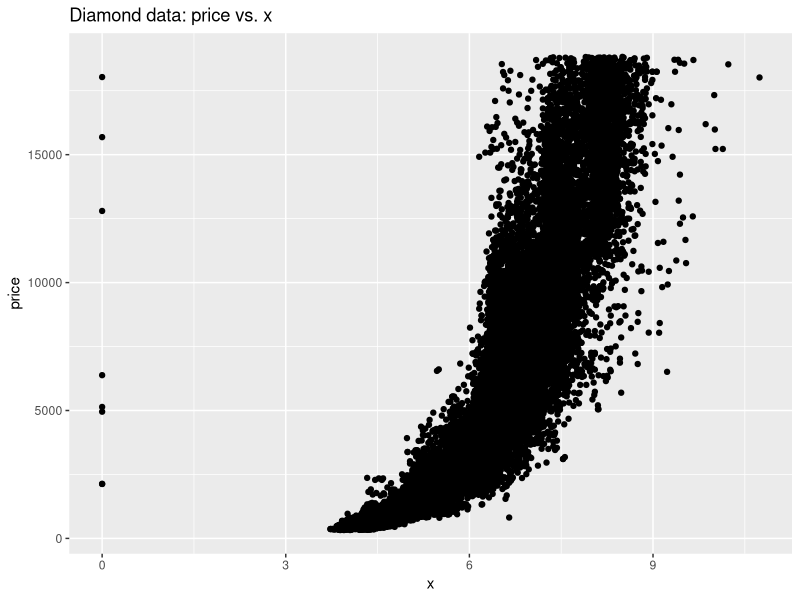
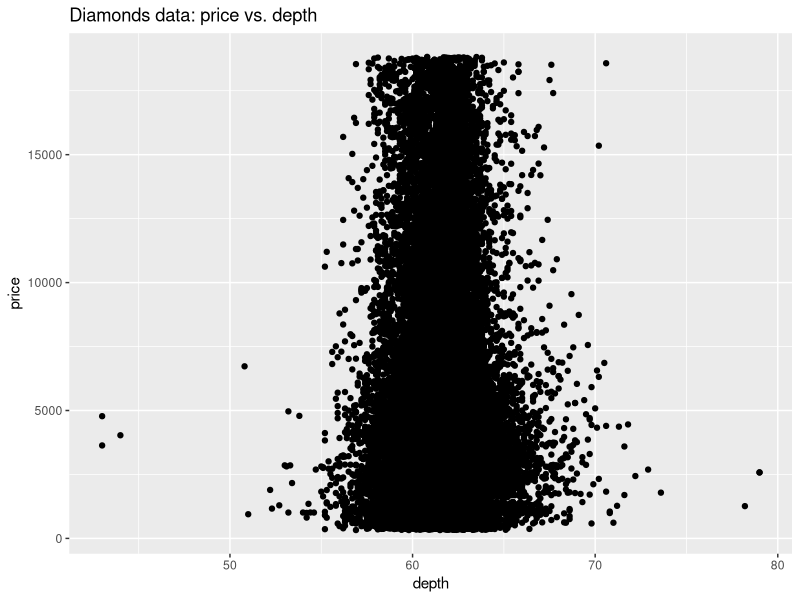
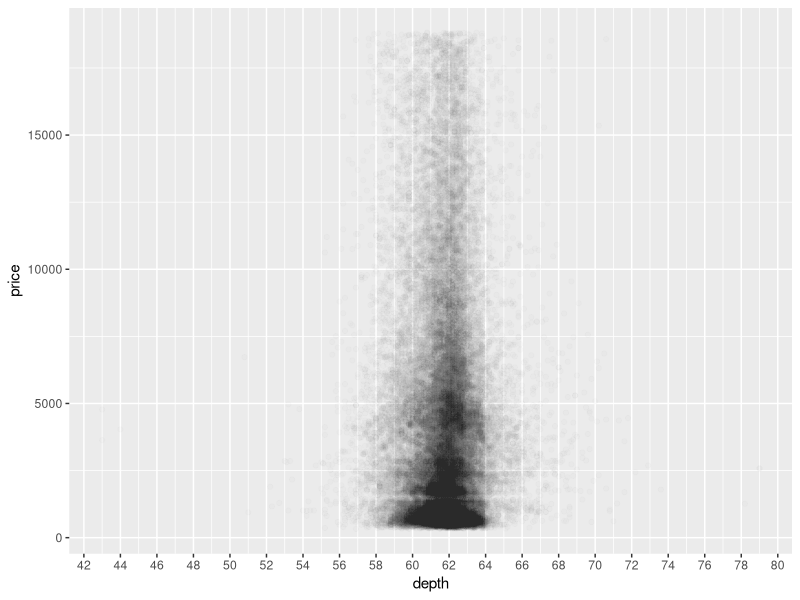
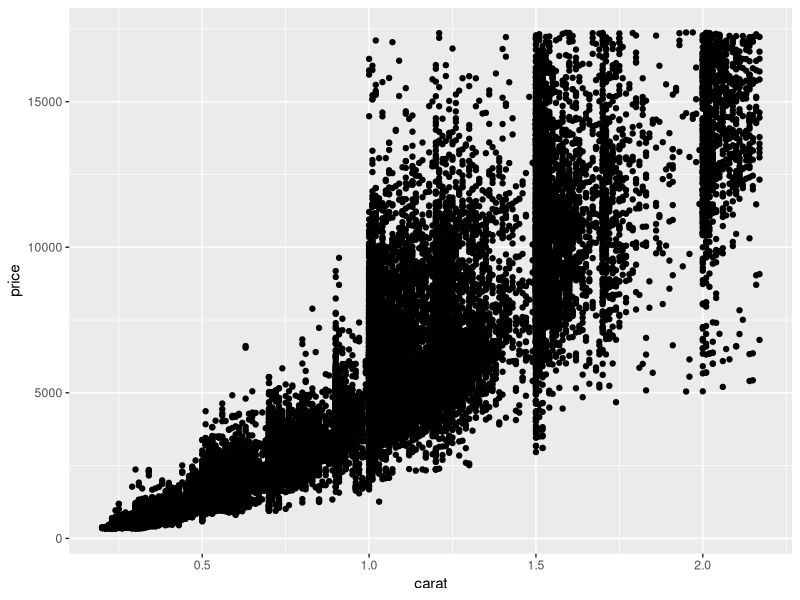
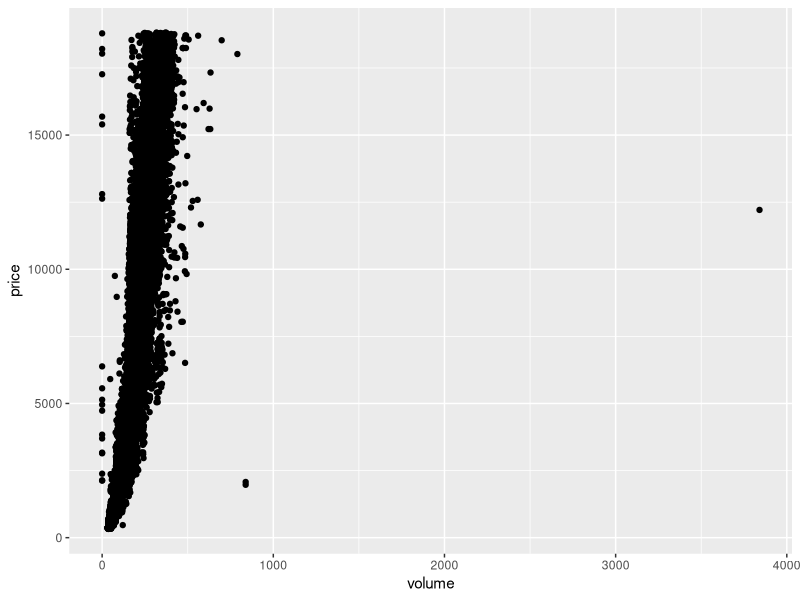
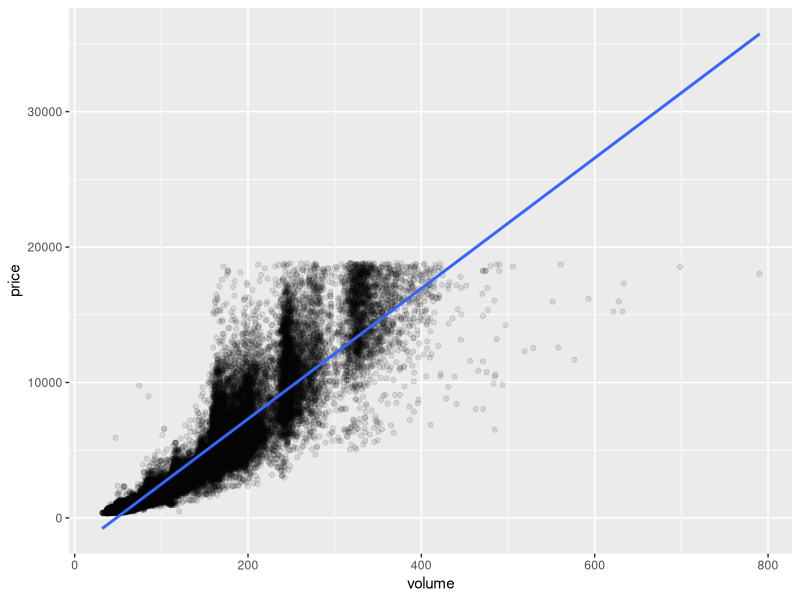
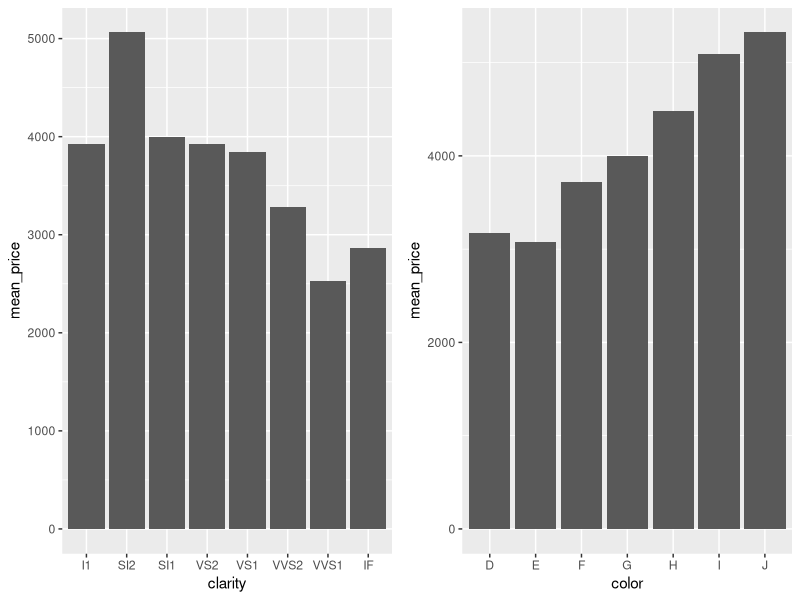

These charts were generated, in order, by the following R code:
# Pre-requisite
library(ggplot2)
library(dplyr)
library(gridExtra)
data("diamonds")

# ----------------------------------- 1 ---------------------------------------
# In this problem set, you'll continue to explore the diamonds data set.
# Your first task is to create a scatterplot of price vs x
# using the ggplot syntax.
# This assignment is not graded and will be marked as correct when you submit.
# =============================================================================
ggplot(data = diamonds, mapping = aes(x = x, y = price)) +
  geom_point() +
  labs(title = "Diamond data: price vs. x", x = "x", y = "price")

# ----------------------------------- 2 ---------------------------------------
# Findings: outliers such as when x is 0, and the relationship between x and
# price is exponential.

# ----------------------------------- 3 ---------------------------------------
# What is the correlation between price and x? 
# What is the correlation between price and y?
# What is the correlation between price and z?
# =============================================================================
cor(diamonds$x, diamonds$price)
cor(diamonds$y, diamonds$price)
cor(diamonds$z, diamonds$price)

# ----------------------------------- 4 ---------------------------------------
# Create a simple scatter plot of price vs depth.
# =============================================================================
ggplot(data = diamonds, mapping = aes(x = depth, y = price)) +
  geom_point() +
  ggtitle("Diamonds data: price vs. depth") +
  xlab("depth") +
  ylab("price")

# ----------------------------------- 5 ---------------------------------------
# Change the code to make the transparency of the
# points to be 1/100 of what they are now and mark
# the x-axis every 2 units. See the instructor notes
# for two hints.
# =============================================================================
ggplot(data = diamonds, mapping = aes(x = depth, y = price)) +
  geom_point(alpha = 1/100) +
  scale_x_continuous(breaks = seq(0, 100, by = 2))
  
  
# ----------------------------------- 6 ---------------------------------------
# Based on the scatter plot of depth vs. price, most diamonds are between what
# values of depth? 58~64
# =============================================================================

# ----------------------------------- 7 ---------------------------------------
# What's the correlation of depth vs. price? -0.0106474
# Based on the correlation coefficient would you use depth to predict the 
# price of a diamond? No. Because there is no strong correlation between the 
# two.
# =============================================================================

# ----------------------------------- 8 ---------------------------------------
# Create a scatterplot of price vs carat and omit the top 1% of price and carat
# values.
# =============================================================================
df <- diamonds[(diamonds$price < quantile(diamonds$price, 0.99) &
                 diamonds$carat < quantile(diamonds$carat, 0.99)), ]
ggplot(data = df, mapping = aes(x = carat, y = price)) +
  geom_point()

# ----------------------------------- 9 ---------------------------------------
# Create a scatterplot of price vs. volume (x * y * z).
# This is a very rough approximation for a diamond's volume.
# Create a new variable for volume in the diamonds data frame.
# =============================================================================
diamonds$volume <- diamonds$x * diamonds$y * diamonds$z
ggplot(data = diamonds, mapping = aes(x = volume, y = price)) +
  geom_point()

# ----------------------------------- 10 --------------------------------------
# What's the correlation of price and volume? Exclude diamonds that have a 
# volume of 0 or that are greater than or equal to 800.
# =============================================================================
df <- diamonds[(diamonds$volume != 0 & diamonds$volume < 800), ]
cor(df$volume, df$price)

# ----------------------------------- 11 --------------------------------------
# Subset the data to exclude diamonds with a volume
# greater than or equal to 800. Also, exclude diamonds
# with a volume of 0. Adjust the transparency of the
# points and add a linear model to the plot. (See the
# Instructor Notes or look up the documentation of
# geom_smooth() for more details about smoothers.)
# Do you think this would be a useful model to estimate
# the price of diamonds? Why or why not? No, because the line is biased towards
# the outliers on the right hand side.
# =============================================================================
df <- diamonds[(diamonds$volume != 0 & diamonds$volume < 800), ]
ggplot(data = df, mapping = aes(x = volume, y = price)) +
  geom_point(alpha = 0.1) +
  geom_smooth(method = "lm")

# ----------------------------------- 12 --------------------------------------
# Use the function dplyr package to create a new data frame containing
# info on diamonds by clarity. Name the data frame diamondsByClarity
# The data frame should contain the following variables in this order.
#       (1) mean_price
#       (2) median_price
#       (3) min_price
#       (4) max_price
#       (5) n
# where n is the number of diamonds in each level of clarity.
# =============================================================================
diamondsByClarity <- summarise(group_by(diamonds, clarity), 
                               mean_price = mean(price),
                               median_price = median(price),
                               min_price = min(price),
                               max_price = max(price),
                               n = n())

# ----------------------------------- 13 --------------------------------------
# We've created summary data frames with the mean price
# by clarity and color. You can run the code in R to
# verify what data is in the variables diamonds_mp_by_clarity
# and diamonds_mp_by_color.
# Your task is to write additional code to create two bar plots
# on one output image using the grid.arrange() function from the package
# gridExtra.
# =============================================================================
diamonds_mp_by_clarity <- summarise(group_by(diamonds, clarity), 
                                    mean_price = mean(price))

diamonds_mp_by_color <- summarise(group_by(diamonds, color), 
                                  mean_price = mean(price))

p1 <- ggplot(data = diamonds_mp_by_clarity, mapping = aes(x = clarity,
                                                          y = mean_price)) +
  geom_col()

p2 <- ggplot(data = diamonds_mp_by_color, mapping = aes(x = color,
                                                          y = mean_price)) +
  geom_col()

grid.arrange(p1, p2, ncol = 2)

# ----------------------------------- 14 --------------------------------------
# What do you notice in each of the bar charts for mean price by clarity and 
# mean price by color?
# These trends seem to go against our intuition.
# Mean price tends to decrease as clarity improves. 
# The same can be said for color.
# =============================================================================

# ----------------------------------- 15 --------------------------------------
# The Gapminder website contains over 500 data sets with information about
# the world's population. Your task is to continue the investigation you did at the
# end of Problem Set 3 or you can start fresh and choose a different
# data set from Gapminder.
# If you're feeling adventurous or want to try some data munging see if you can
# find a data set or scrape one from the web.
# In your investigation, examine pairs of variable and create 2-5 plots that make
# use of the techniques from Lesson 4.
# =============================================================================
